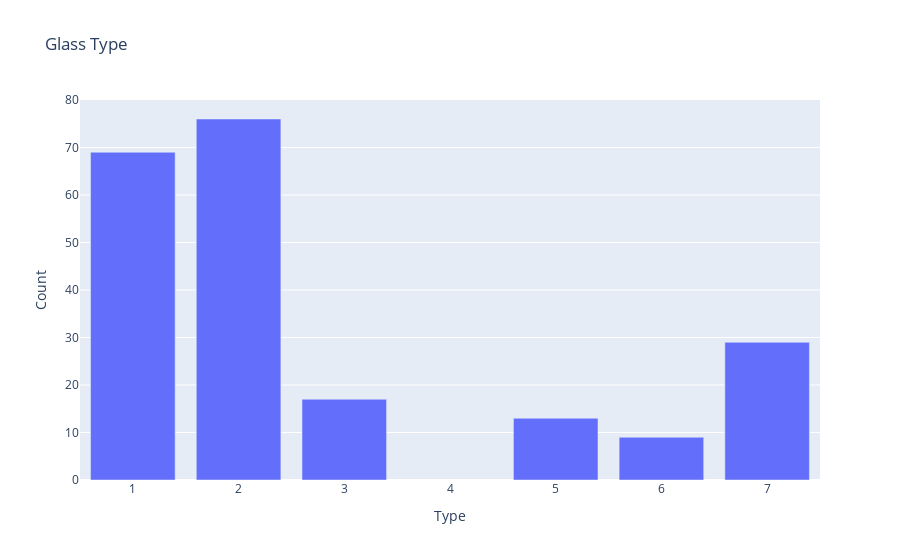

The code cell stored with this chart in its notebook:
### Code cell
bar = py.bar(count, x='Type', y='Count', title='Glass Type')
bar.show()

### Figure 1 — Plotly figure (JSON) as saved in the notebook; plotly's stock layout.template omitted (floating-point values rounded to 4 significant figures)
{"data": [{"alignmentgroup": "True", "hovertemplate": "Type=%{x}<br>Count=%{y}<extra></extra>", "legendgroup": "", "marker": {"color": "#636efa", "pattern": {"shape": ""}}, "name": "", "offsetgroup": "", "orientation": "v", "showlegend": false, "textposition": "auto", "type": "bar", "x": [1, 2, 3, 5, 6, 7], "xaxis": "x", "y": [69, 76, 17, 13, 9, 29], "yaxis": "y"}], "layout": {"barmode": "relative", "legend": {"tracegroupgap": 0}, "title": {"text": "Glass Type"}, "xaxis": {"anchor": "y", "domain": [0, 1], "title": {"text": "Type"}}, "yaxis": {"anchor": "x", "domain": [0, 1], "title": {"text": "Count"}}}}
